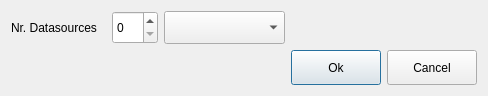
<?xml version="1.0" encoding="UTF-8"?>
<ui version="4.0">
 <class>MultiNewDsSelector</class>
 <widget class="QDialog" name="MultiNewDsSelector">
  <property name="geometry">
   <rect>
    <x>0</x>
    <y>0</y>
    <width>488</width>
    <height>86</height>
   </rect>
  </property>
  <property name="windowTitle">
   <string>Multiple Datasource Selection</string>
  </property>
  <layout class="QGridLayout" name="gridLayout">
   <item row="0" column="0">
    <widget class="QLabel" name="label">
     <property name="maximumSize">
      <size>
       <width>100</width>
       <height>42</height>
      </size>
     </property>
     <property name="text">
      <string>Nr. Datasources</string>
     </property>
    </widget>
   </item>
   <item row="0" column="1">
    <widget class="QSpinBox" name="spinBox">
     <property name="maximumSize">
      <size>
       <width>51</width>
       <height>33</height>
      </size>
     </property>
    </widget>
   </item>
   <item row="0" column="2">
    <widget class="QComboBox" name="edgvComboBox">
     <property name="sizePolicy">
      <sizepolicy hsizetype="MinimumExpanding" vsizetype="Fixed">
       <horstretch>0</horstretch>
       <verstretch>0</verstretch>
      </sizepolicy>
     </property>
     <property name="minimumSize">
      <size>
       <width>121</width>
       <height>33</height>
      </size>
     </property>
     <property name="maximumSize">
      <size>
       <width>121</width>
       <height>33</height>
      </size>
     </property>
    </widget>
   </item>
   <item row="0" column="3" colspan="2">
    <widget class="QgsProjectionSelectionWidget" name="mQgsProjectionSelectionWidget">
     <property name="sizePolicy">
      <sizepolicy hsizetype="MinimumExpanding" vsizetype="Fixed">
       <horstretch>30</horstretch>
       <verstretch>30</verstretch>
      </sizepolicy>
     </property>
     <property name="minimumSize">
      <size>
       <width>30</width>
       <height>33</height>
      </size>
     </property>
     <property name="maximumSize">
      <size>
       <width>999999</width>
       <height>33</height>
      </size>
     </property>
    </widget>
   </item>
   <item row="1" column="0" colspan="3">
    <spacer name="horizontalSpacer">
     <property name="orientation">
      <enum>Qt::Horizontal</enum>
     </property>
     <property name="sizeHint" stdset="0">
      <size>
       <width>321</width>
       <height>32</height>
      </size>
     </property>
    </spacer>
   </item>
   <item row="1" column="3">
    <widget class="QPushButton" name="okPushButton">
     <property name="minimumSize">
      <size>
       <width>90</width>
       <height>35</height>
      </size>
     </property>
     <property name="maximumSize">
      <size>
       <width>90</width>
       <height>35</height>
      </size>
     </property>
     <property name="text">
      <string>Ok</string>
     </property>
    </widget>
   </item>
   <item row="1" column="4">
    <widget class="QPushButton" name="cancelPushButton">
     <property name="minimumSize">
      <size>
       <width>90</width>
       <height>35</height>
      </size>
     </property>
     <property name="maximumSize">
      <size>
       <width>90</width>
       <height>35</height>
      </size>
     </property>
     <property name="text">
      <string>Cancel</string>
     </property>
    </widget>
   </item>
  </layout>
 </widget>
 <customwidgets>
  <customwidget>
   <class>QgsProjectionSelectionWidget</class>
   <extends>QWidget</extends>
   <header>qgsprojectionselectionwidget.h</header>
  </customwidget>
 </customwidgets>
 <resources/>
 <connections/>
</ui>
